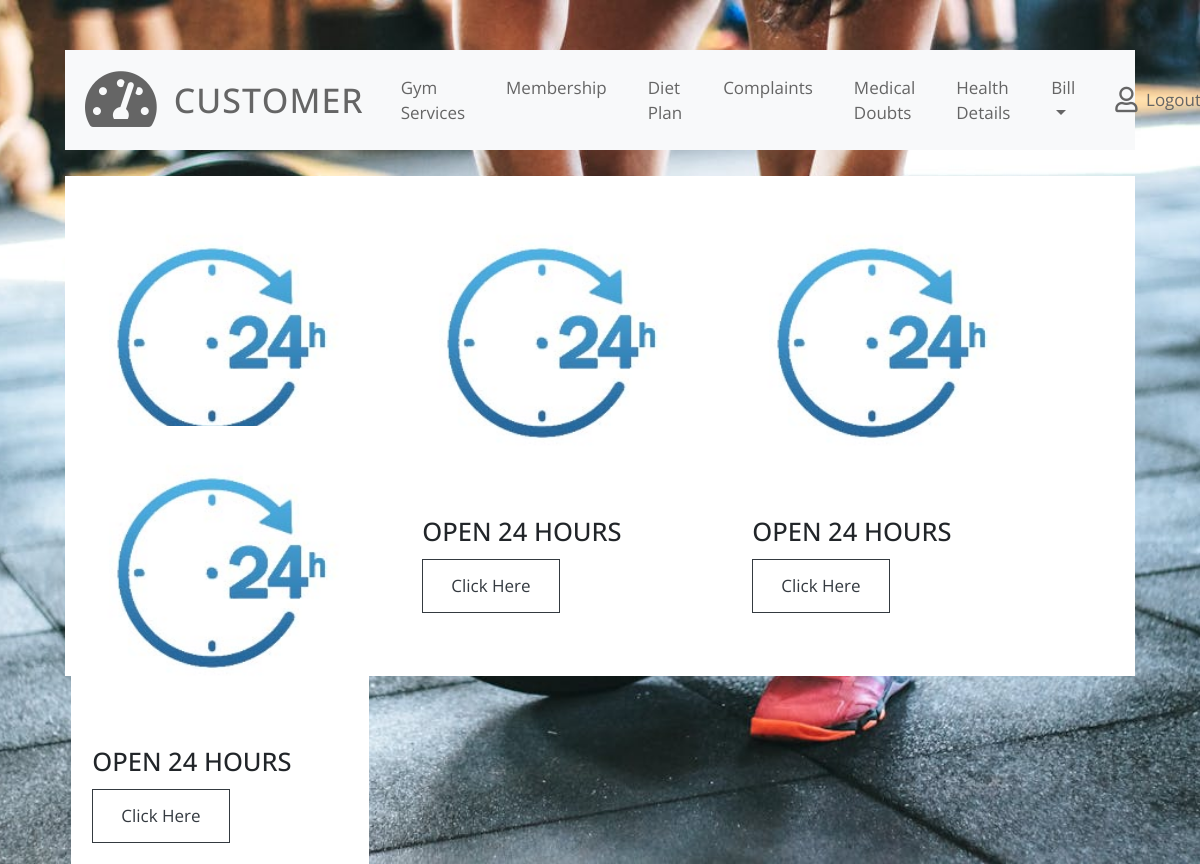
Page /customergymvw (signed in) on the committed database.
### gymapp/models.py (models this page shows)
class GymServices(models.Model):
    name = models.CharField(max_length=30)
    image = models.ImageField(upload_to='images/')
    description = models.TextField()

### gymapp/views.py (the view)
# urls.py: path("customergymvw", views.Customergymservicesview, name="customergymvw"),
@login_required(login_url='login_view')
def Customergymservicesview(request):
    data = GymServices.objects.all()
    return render(request, "customer_temp/cust_gymserviceview.html", {"data": data})

### templates/customer_temp/cust_gymserviceview.html (shortened to what this page needs)
{% extends 'customer_temp/customerbase.html' %}
{% load crispy_forms_tags %}
{% block content %}
<div style="background:white;width:100%;height:500px;;padding:20px;object-fit:contain;">
   <div class="row" style="display:flex;flex-direction:row;gap:30px;object-fit:contain;">
        {% for i in data %}
        <div class="card"  style="width:300px;height:200px;border-color:white;object-fit:contain;">
        <img src="{{ i.image.url }}"  style="outline:none;object-fit:contain;">
            <div class="card-body" style="background:white;">
                <h4 class="card-title">{{ i.name}}</h4>
                <form action="{% url 'custgymservicedelt' i.id %}" method="POST">
                     <a href="{% url 'customergymdes' i.id %}" class="btn btn-outline-dark">Click Here</a>
                </form>
            </div>
        </div>
        {% endfor %}
</div>
    </div>
{% endblock %}

### static/dashcust/css/tooplate.css (style rules this page uses)
html { font-size: 17px; }
body { font-family: "Open Sans", Helvetica, Arial, sans-serif; overflow-x: hidden; }
body { background-image: url(../img/cus.jpeg); background-size: cover; background-repeat: no-repeat; background-position: center; background-attachment: fixed; padding-left: 50px; padding-right: 50px; }
a { transition: all 0.3s ease; }
.btn { border-radius: 0; padding: 13px 28px; transition: all 0.2s ease; max-width: 100%; }

### rows in the picture
GymServices: image (picture)
GymServices: image (picture), name "OPEN 24 HOURS"
GymServices: image (picture), name "OPEN 24 HOURS"
GymServices: image (picture), name "OPEN 24 HOURS"
